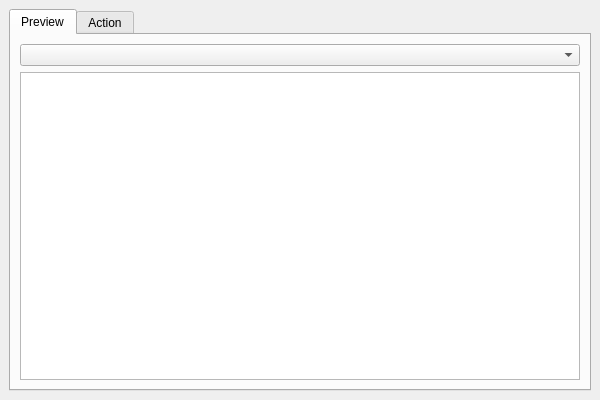
<?xml version="1.0" encoding="UTF-8"?>
<ui version="4.0">
 <class>Form</class>
 <widget class="QWidget" name="Form">
  <property name="geometry">
   <rect>
    <x>0</x>
    <y>0</y>
    <width>600</width>
    <height>400</height>
   </rect>
  </property>
  <property name="windowTitle">
   <string>Table Explorer</string>
  </property>
  <widget class="QTabWidget" name="tabWidget">
   <property name="geometry">
    <rect>
     <x>9</x>
     <y>9</y>
     <width>582</width>
     <height>382</height>
    </rect>
   </property>
   <property name="currentIndex">
    <number>0</number>
   </property>
   <widget class="QWidget" name="tab">
    <attribute name="title">
     <string>Preview</string>
    </attribute>
    <layout class="QGridLayout" name="gridLayout">
     <item row="0" column="0">
      <widget class="QComboBox" name="table_selector"/>
     </item>
     <item row="1" column="0">
      <widget class="QTableView" name="data_table">
       <property name="editTriggers">
        <set>QAbstractItemView::NoEditTriggers</set>
       </property>
       <property name="sortingEnabled">
        <bool>true</bool>
       </property>
      </widget>
     </item>
    </layout>
   </widget>
   <widget class="QWidget" name="tab_2">
    <attribute name="title">
     <string>Action</string>
    </attribute>
    <layout class="QGridLayout" name="gridLayout_3">
     <item row="1" column="0">
      <widget class="QPushButton" name="truncate_button">
       <property name="text">
        <string>Truncate</string>
       </property>
      </widget>
     </item>
     <item row="4" column="0">
      <spacer name="verticalSpacer">
       <property name="orientation">
        <enum>Qt::Vertical</enum>
       </property>
       <property name="sizeHint" stdset="0">
        <size>
         <width>20</width>
         <height>306</height>
        </size>
       </property>
      </spacer>
     </item>
     <item row="2" column="0">
      <widget class="QPushButton" name="populate_button">
       <property name="text">
        <string>Populate</string>
       </property>
      </widget>
     </item>
     <item row="3" column="0">
      <widget class="QPushButton" name="random_stock_button">
       <property name="text">
        <string>Random Stock</string>
       </property>
      </widget>
     </item>
    </layout>
   </widget>
  </widget>
 </widget>
 <resources/>
 <connections/>
</ui>
